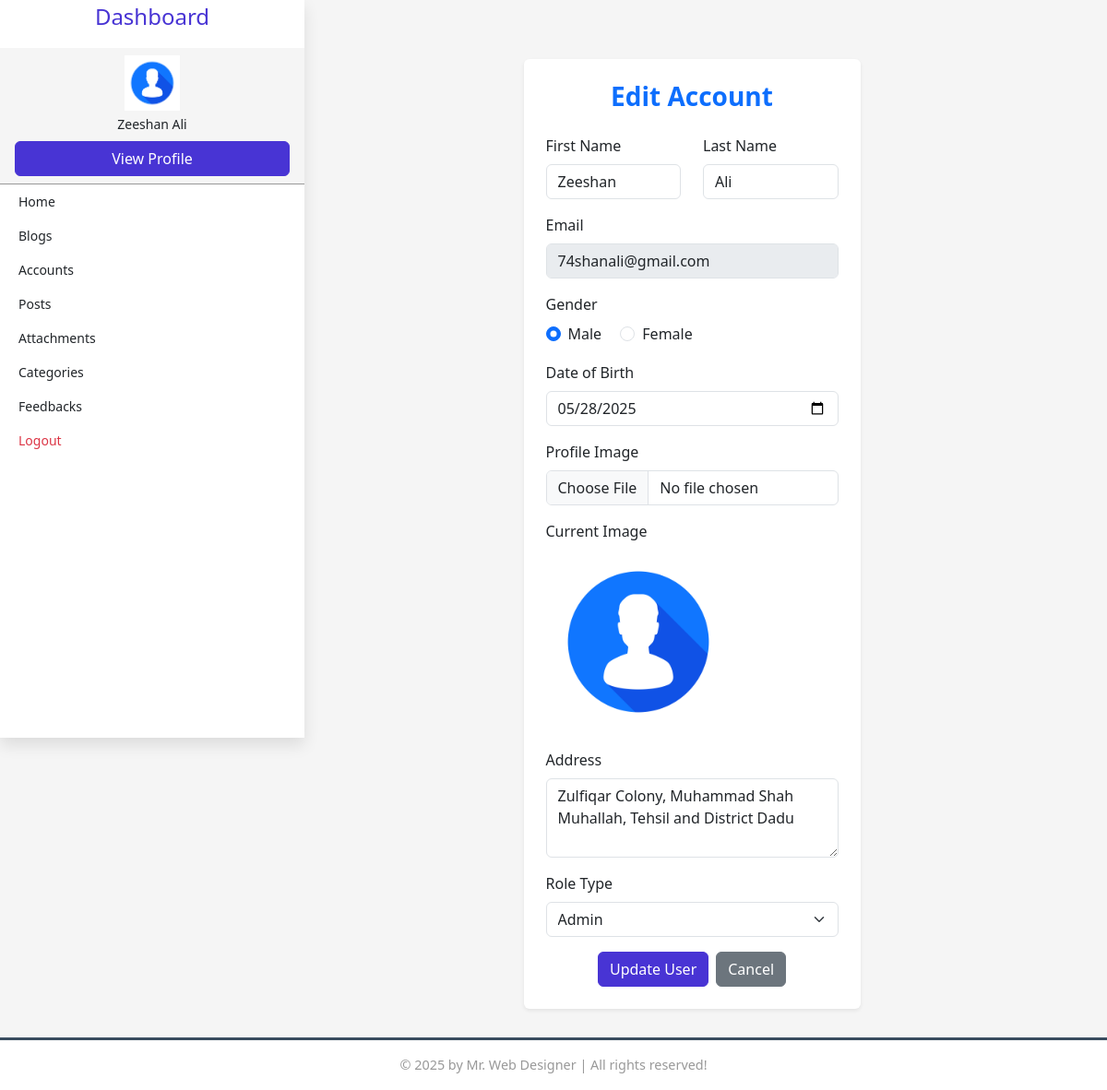
The app's page /admin/add_user.php?action=edit&user_id=1 (signed in) with its own data.
### tables this page shows
CREATE TABLE `user` (
  `user_id` int(11) NOT NULL AUTO_INCREMENT,
  `role_id` int(11) DEFAULT NULL,
  `first_name` varchar(50) NOT NULL,
  `last_name` varchar(50) NOT NULL,
  `email` varchar(50) DEFAULT NULL,
  `password` text NOT NULL,
  `gender` enum('Male','Female') DEFAULT NULL,
  `date_of_birth` date DEFAULT NULL,
  `user_image` text DEFAULT NULL,
  `address` text DEFAULT NULL,
  `is_approved` enum('Pending','Approved','Rejected') DEFAULT 'Pending',
  `is_active` enum('Active','InActive') DEFAULT NULL,
  `created_at` timestamp NOT NULL DEFAULT current_timestamp(),
  `updated_at` timestamp NULL DEFAULT NULL,
  PRIMARY KEY (`user_id`),
  KEY `role_id` (`role_id`),
  CONSTRAINT `user_ibfk_1` FOREIGN KEY (`role_id`) REFERENCES `role` (`role_id`) ON DELETE CASCADE ON UPDATE CASCADE
);

### functions/user_functions.php (called while the page is built, shortened)
<?php
function select_all_from_user_id($connection, $user_id)
{
    $query = "SELECT * FROM user WHERE user_id = $user_id";
    $result = mysqli_query($connection, $query);
    return $result;
}

### admin/add_user.php (the view, shortened to what this page needs)
<?php
require("../require/dashboard_layout.php");
require("../require/db_connection/connection.php");
require("../functions/user_functions.php");
$flag = false;
if (isset($_REQUEST['action']) && $_REQUEST['action'] === 'edit') {
  $flag   = true;
  $result = select_all_from_user_id($connection, $_REQUEST['user_id']);
  $row    = mysqli_fetch_assoc($result);
}
?>
<main class="col-12 col-md-9 dashboard p-4 mt-5">
  <div class="row justify-content-center">
    <div class="col-md-6 col-lg-5 bg-white p-4 rounded shadow-sm">
      <h3 class="mb-4 text-center fw-bold text-primary">
        <?= $flag ? 'Edit Account' : 'Add New Account' ?>
      </h3>
      <form action="../processes/user_process.php" method="POST" enctype="multipart/form-data">
        <div class="row">
          <div class="mb-3 col-md-6">
            <label class="form-label">First Name</label>
            <input
              type="text"
              name="first_name"
              class="form-control"
              placeholder="Enter first name"
              value="<?= $row['first_name'] ?? '' ?>">
          </div>
          <div class="mb-3 col-md-6">
            <label class="form-label">Last Name</label>
            <input
              type="text"
              name="last_name"
              class="form-control"
              placeholder="Enter last name"
              value="<?= $row['last_name'] ?? '' ?>">
          </div>
        </div>
        <div class="mb-3">
          <label class="form-label">Email</label>
          <input
            type="email"
            name="email"
            class="form-control"
            placeholder="Enter email"
            <?= $flag == true? "disabled": "" ?>
            value="<?= $row['email'] ?? '' ?>">
        </div>
        <div class="mb-3">
          <label class="form-label d-block">Gender</label>
          <div class="form-check form-check-inline">
            <input class="form-check-input" type="radio" name="gender" id="genderMale" value="Male" <?php if (isset($row['gender']) && $row['gender'] === 'Male') { echo 'checked'; } ?>>
            <label class="form-check-label" for="genderMale">Male</label>
          </div>
          <div class="form-check form-check-inline">
            <input class="form-check-input" type="radio" name="gender" id="genderFemale" value="Female" <?php if (isset($row['gender']) && $row['gender'] === 'Female') { echo 'checked'; } ?>>
            <label class="form-check-label" for="genderFemale">Female</label>
          </div>
        </div>
        <div class="mb-3">
          <label class="form-label">Date of Birth</label>
          <input
            type="date"
            name="dob"
            class="form-control"
            value="<?= $row['date_of_birth'] ?? '' ?>">
        </div>
        <div class="mb-3">
          <label class="form-label">Profile Image</label>
          <input
            type="file"
            name="profile_image"
            class="form-control">
        </div>
        <?php if ($flag && !empty($row['user_image'])) { ?>
          <div class="mb-3">
            <label class="form-label">Current Image</label>
            <div>
              <img
                src="../processes/<?= $row['user_image'] ?>"
                alt="Current Profile Image"
                class="img-fluid rounded"
                style="max-height: 200px;">
            </div>
          </div>
        <?php } ?>
        <div class="mb-3">
          <label class="form-label">Address</label>
          <textarea
            name="address"
            rows="3"
            class="form-control"
            placeholder="Enter address"><?= $row['address'] ?? '' ?></textarea>
        </div>
        <div class="mb-3">
          <label class="form-label">Role Type</label>
          <select name="role_type" class="form-select">
            <option value="1" <?php if (isset($row['role_id']) && $row['role_id'] == 1) { echo 'selected'; } ?>>Admin</option>
          </select>
        </div>
        <div class="d-flex justify-content-center gap-2">
          <button
            type="submit"
            name="<?= $flag ? 'update_user' : 'add_user' ?>"
            value="<?= $flag ? 'update_user' : 'add_user' ?>"
            class="btn btn-primary">
            <?= $flag ? 'Update User' : 'Add User' ?>
          </button>
          <a href="users.php" class="btn btn-secondary">Cancel</a>
        </div>
      </form>
    </div>
  </div>
</main>

### css/admin_style.css (style rules this page uses)
:root { --main-color: #4834d4; --red: #e74c3c; --black: #384c5f; --white: #fff; --light-bg: #f5f5f5; --light-color: #999; --border: .2rem solid var(--black); --box-shadow: 0 .5rem 1rem rgba(0, 0, 0, .1); }
body { margin: 0; padding: 0; background-color: var(--light-bg); font-family: 'Segoe UI', Tahoma, Geneva, Verdana, sans-serif; display: flex; flex-direction: column; min-height: 100vh; }
.dashboard { padding-top: 0 !important; overflow-x: auto; white-space: nowrap; }
body { margin: 0; padding-bottom: 4rem; }

### css/style.css (style rules this page uses)
:root { --primary: #4834d4; --dark-bg: rgba(0, 0, 0, 0.6); --text-light: #f8f9fa; }
.btn-primary { background-color: var(--primary) !important; border-color: var(--primary) !important; }

### records on screen
user: first_name "Zeeshan", last_name "Ali", email "74shanali@gmail.com", gender "☑ Male", gender "☐ Female", dob "05/28/2025", user_image (placeholder picture), address "Zulfiqar Colony, Muhammad Shah Muhallah, Tehsil and District Dadu", role_type "Admin"

### other values on screen
$_SESSION['user']['first_name'] "Zeeshan"
$_SESSION['user']['last_name'] "Ali"
